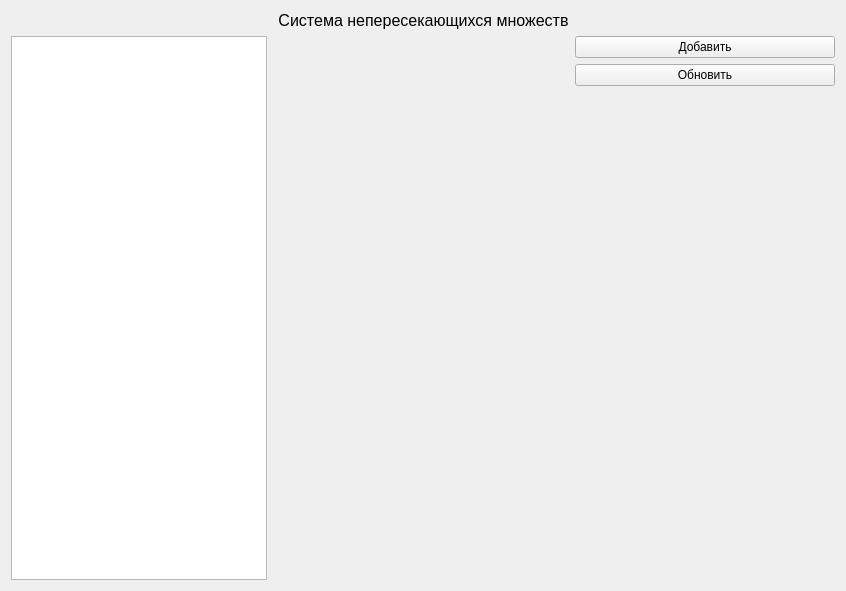
<?xml version="1.0" encoding="UTF-8"?>
<ui version="4.0">
 <class>Form</class>
 <widget class="QWidget" name="Form">
  <property name="geometry">
   <rect>
    <x>0</x>
    <y>0</y>
    <width>846</width>
    <height>591</height>
   </rect>
  </property>
  <property name="minimumSize">
   <size>
    <width>761</width>
    <height>0</height>
   </size>
  </property>
  <property name="windowTitle">
   <string>Form</string>
  </property>
  <layout class="QGridLayout" name="gridLayout">
   <item row="2" column="3">
    <layout class="QVBoxLayout" name="verticalLayout_2">
     <item>
      <widget class="QPushButton" name="addButton">
       <property name="text">
        <string>Добавить</string>
       </property>
      </widget>
     </item>
     <item>
      <widget class="QPushButton" name="updateButton">
       <property name="text">
        <string>Обновить</string>
       </property>
      </widget>
     </item>
     <item>
      <spacer name="verticalSpacer">
       <property name="orientation">
        <enum>Qt::Vertical</enum>
       </property>
       <property name="sizeHint" stdset="0">
        <size>
         <width>20</width>
         <height>40</height>
        </size>
       </property>
      </spacer>
     </item>
    </layout>
   </item>
   <item row="0" column="2">
    <widget class="QLabel" name="label_7">
     <property name="font">
      <font>
       <pointsize>12</pointsize>
      </font>
     </property>
     <property name="lineWidth">
      <number>5</number>
     </property>
     <property name="text">
      <string>Система непересекающихся множеств</string>
     </property>
     <property name="alignment">
      <set>Qt::AlignCenter</set>
     </property>
     <property name="margin">
      <number>1</number>
     </property>
    </widget>
   </item>
   <item row="2" column="1" colspan="2">
    <layout class="QFormLayout" name="formLayout">
     <item row="0" column="0">
      <widget class="QTableWidget" name="tableWidget"/>
     </item>
    </layout>
   </item>
  </layout>
 </widget>
 <resources/>
 <connections/>
</ui>
